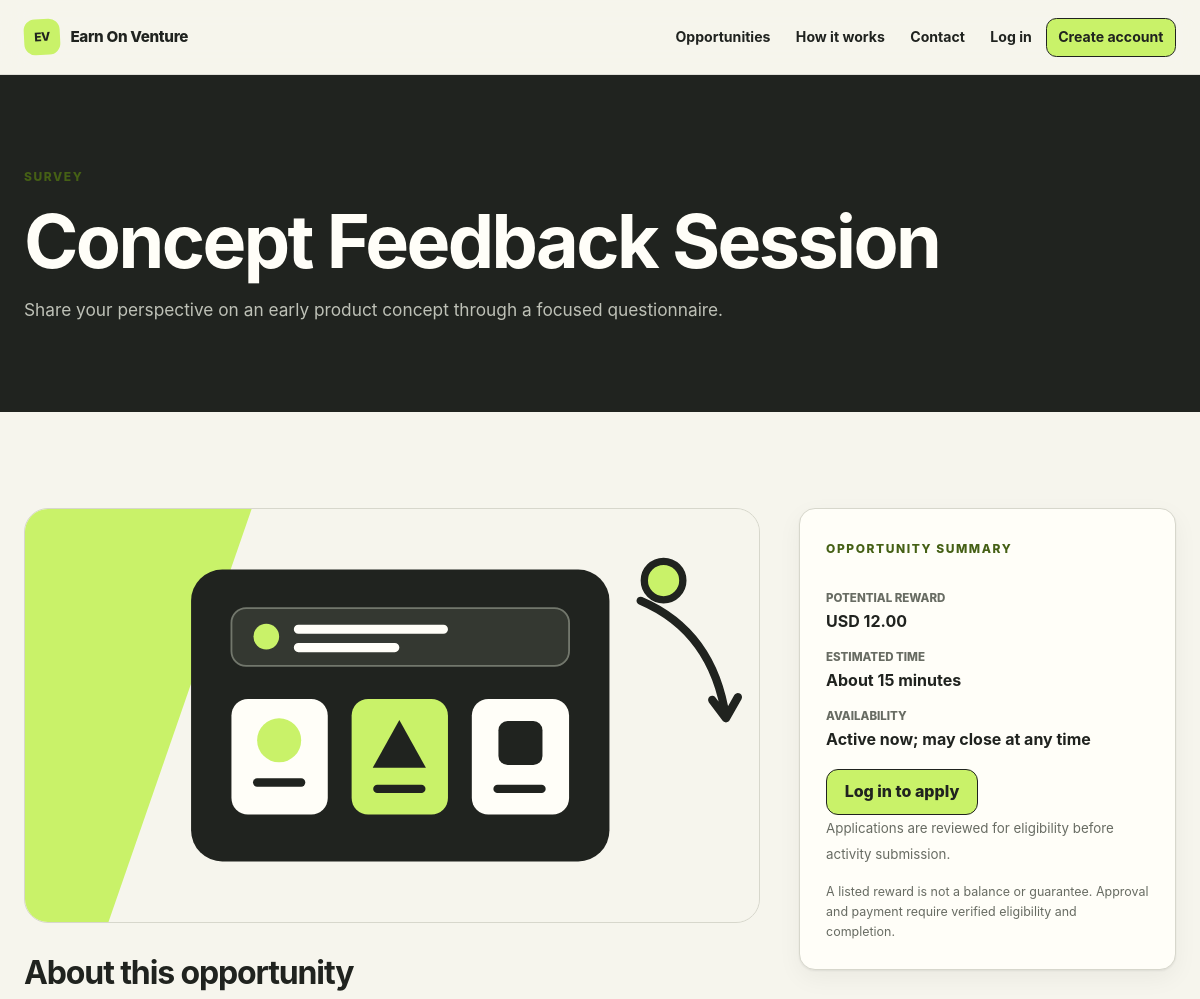
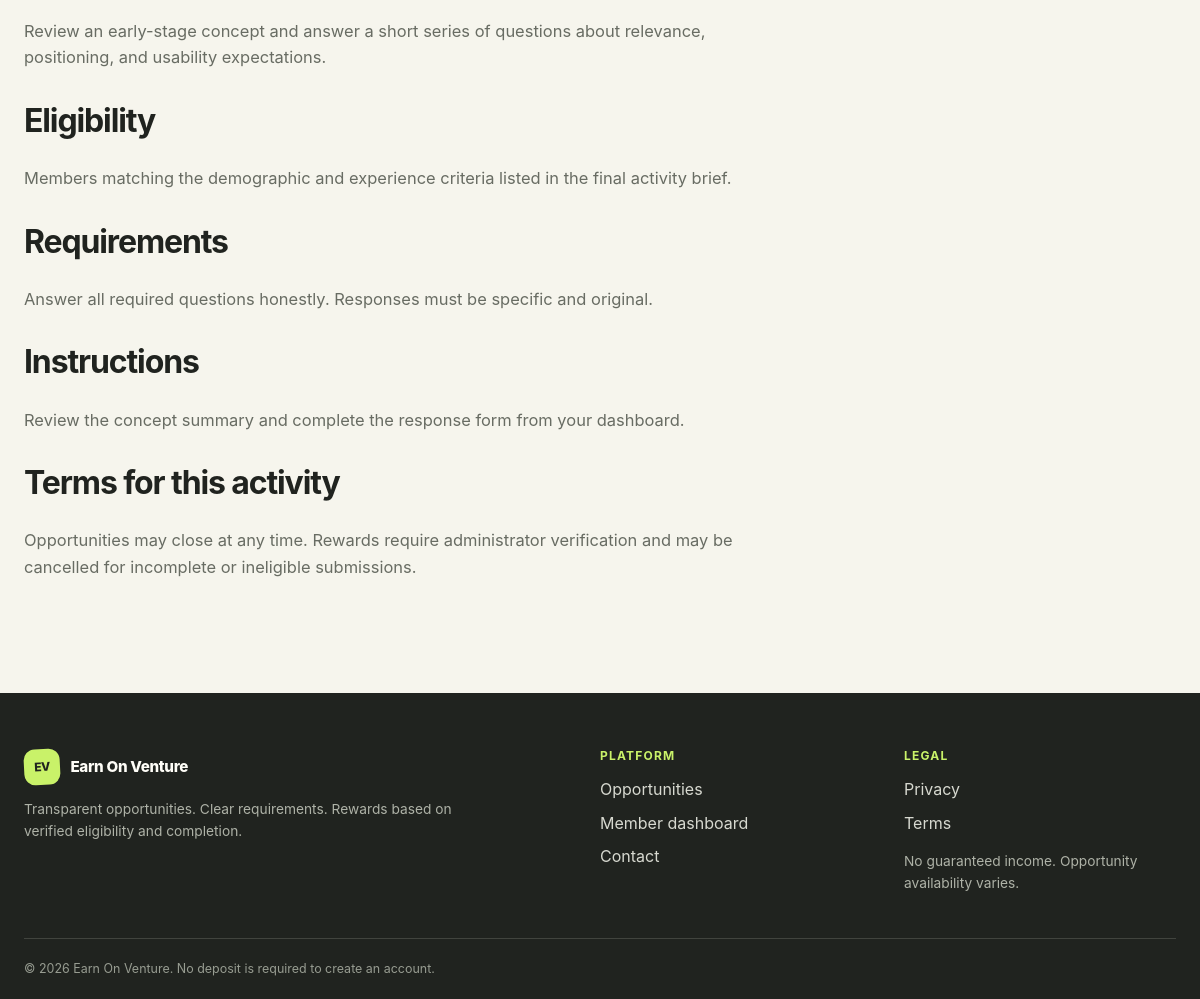
Screenshot of /opportunity.php?id=3 with the database file from the repository (2 pictures, top to bottom).
### tables this page shows
CREATE TABLE IF NOT EXISTS opportunities (
  id BIGINT UNSIGNED AUTO_INCREMENT PRIMARY KEY,
  title VARCHAR(180) NOT NULL,
  category VARCHAR(80) NOT NULL,
  short_description VARCHAR(300) NOT NULL,
  description TEXT NOT NULL,
  reward_amount DECIMAL(10,2) NOT NULL DEFAULT 0.00,
  currency CHAR(3) NOT NULL DEFAULT 'USD',
  eligibility TEXT NOT NULL,
  requirements TEXT NOT NULL,
  instructions TEXT NOT NULL,
  terms TEXT NOT NULL,
  estimated_minutes SMALLINT UNSIGNED NOT NULL,
  image_path VARCHAR(255) NULL,
  status ENUM('draft','active','inactive') NOT NULL DEFAULT 'draft',
  featured TINYINT(1) NOT NULL DEFAULT 0,
  created_by BIGINT UNSIGNED NULL,
  created_at TIMESTAMP NOT NULL DEFAULT CURRENT_TIMESTAMP,
  updated_at TIMESTAMP NOT NULL DEFAULT CURRENT_TIMESTAMP ON UPDATE CURRENT_TIMESTAMP,
  INDEX idx_opportunities_status_category (status, category),
  INDEX idx_opportunities_reward (reward_amount),
  CONSTRAINT fk_opportunity_creator FOREIGN KEY (created_by) REFERENCES users(id) ON DELETE SET NULL
);

### opportunity.php (the view, shortened to what this page needs)
<?php
require_once __DIR__ . '/functions.php';
$id = filter_input(INPUT_GET, 'id', FILTER_VALIDATE_INT);
    ?><section class="section"><div class="container narrow"><h1>Opportunity not found</h1><p>The requested opportunity is unavailable.</p><a class="btn" href="/opportunities.php">Browse opportunities</a></div></section><?php
$stmt = db()->prepare("SELECT * FROM opportunities WHERE id = ? AND status = 'active' LIMIT 1");
$stmt->execute([$id]);
$opportunity = $stmt->fetch();
    ?><?php
$user = current_user();
$application = null;
?>
<section class="page-hero"><div class="container"><p class="eyebrow"><?= e($opportunity['category']) ?></p><h1><?= e($opportunity['title']) ?></h1><p><?= e($opportunity['short_description']) ?></p></div></section>
<section class="section"><div class="container detail-grid">
  <article class="prose">
    <?php if ($opportunity['image_path']): ?><img class="detail-image" src="<?= e($opportunity['image_path']) ?>" alt="" loading="lazy"><?php endif; ?>
    <h2>About this opportunity</h2><p><?= nl2br(e($opportunity['description'])) ?></p>
    <h2>Eligibility</h2><p><?= nl2br(e($opportunity['eligibility'])) ?></p>
    <h2>Requirements</h2><p><?= nl2br(e($opportunity['requirements'])) ?></p>
    <h2>Instructions</h2><p><?= nl2br(e($opportunity['instructions'])) ?></p>
    <h2>Terms for this activity</h2><p><?= nl2br(e($opportunity['terms'])) ?></p>
  </article>
  <aside><div class="card sticky-card"><p class="eyebrow">Opportunity summary</p><dl><dt>Potential reward</dt><dd><?= e($opportunity['currency']) ?> <?= e(number_format((float) $opportunity['reward_amount'], 2)) ?></dd><dt>Estimated time</dt><dd>About <?= (int) $opportunity['estimated_minutes'] ?> minutes</dd><dt>Availability</dt><dd>Active now; may close at any time</dd></dl>
    <?php if ($application): ?><p>Your application: <?= status_badge($application['status']) ?></p><?php if ($application['status'] === 'approved'): ?><a class="btn" href="/submit-activity.php?application_id=<?= (int) $application['id'] ?>">Submit activity</a><?php else: ?><a class="btn btn-secondary" href="/dashboard.php">View dashboard</a><?php endif; ?>
    <?php elseif ($user): ?><form method="post"><?= csrf_field() ?><button class="btn" type="submit">Apply for this opportunity</button></form>
    <?php else: ?><a class="btn" href="/login.php">Log in to apply</a><p><small>Applications are reviewed for eligibility before activity submission.</small></p><?php endif; ?>
    <p class="fine-print">A listed reward is not a balance or guarantee. Approval and payment require verified eligibility and completion.</p>
  </div></aside>
</div></section>

### assets/css/style.css (style rules this page uses)
:root { --ink: #20231f; --ink-soft: #343831; --paper: #f6f5ed; --surface: #fffef8; --surface-muted: #ecebe2; --line: #d7d7cc; --lime: #c9f269; --lime-strong: #a9db3f; --lime-dark: #456015; --muted: #686c63; --danger: #b43c36; --danger-soft: #f9e2df; --warning: #a4640b; --warning-soft: #fff0ce; --success: #28754d; --success-soft: #dff3e7; --info: #2c617d; --info-soft: #deedf4; --shadow-sm: 0 1px 2px rgba(24, 27, 22, .07), 0 8px 24px rgba(24, 27, 22, .05); --shadow-lg: 0 24px 70px rgba(24, 27, 22, .13); --radius-sm: .65rem; --radius: 1rem; --radius-lg: 1.5rem; --container: 74rem; --ease: 180ms ease; }
*, *::before, *::after { box-sizing: border-box; }
html { scroll-behavior: smooth; }
body { margin: 0; color: var(--ink); background: var(--paper); font-family: Inter, ui-sans-serif, system-ui, -apple-system, BlinkMacSystemFont, "Segoe UI", sans-serif; font-size: 1rem; line-height: 1.6; text-rendering: optimizeLegibility; -webkit-font-smoothing: antialiased; }
img, svg { display: block; max-width: 100%; }
a { color: inherit; text-decoration-color: var(--lime-dark); text-underline-offset: .2em; }
h1, h2, h3, h4, p { margin-top: 0; }
h1, h2, h3, h4 { line-height: 1.12; letter-spacing: -.035em; }
h1 { font-size: clamp(2.3rem, 8vw, 5.4rem); }
h2 { font-size: clamp(1.75rem, 5vw, 3.15rem); }
p { color: var(--muted); }
.container { width: min(calc(100% - 2rem), var(--container)); margin-inline: auto; }
.section { padding-block: clamp(3.5rem, 8vw, 7rem); }
.section-kicker, .eyebrow { display: inline-flex; align-items: center; gap: .5rem; margin-bottom: .9rem; color: var(--lime-dark); font-size: .75rem; font-weight: 800; letter-spacing: .13em; text-transform: uppercase; }
.fine-print { color: var(--muted); font-size: .78rem; }
.prose { font-size: 1.03rem; }
.prose > * { max-width: 46rem; }
.prose h2 { margin-top: 2rem; font-size: clamp(1.45rem, 4vw, 2rem); }
.page-hero { padding-block: clamp(3rem, 8vw, 5.5rem); color: var(--surface); background: var(--ink); }
.page-hero h1 { margin-bottom: .8rem; font-size: clamp(2.35rem, 8vw, 4.6rem); }
.page-hero p:not(.eyebrow) { max-width: 44rem; margin-bottom: 0; color: #bec1b7; font-size: 1.08rem; }
.btn, button.btn, input[type="submit"] { min-height: 2.9rem; display: inline-flex; align-items: center; justify-content: center; gap: .5rem; padding: .72rem 1.1rem; border: 1px solid var(--ink); border-radius: .75rem; color: var(--ink); background: var(--lime); box-shadow: none; font-weight: 800; line-height: 1.2; text-decoration: none; transition: transform var(--ease), background var(--ease), box-shadow var(--ease); }
.card, .opportunity-card, .stat-card, .dashboard-card, .content-card { position: relative; padding: clamp(1.15rem, 3vw, 1.65rem); border: 1px solid var(--line); border-radius: var(--radius); background: var(--surface); box-shadow: var(--shadow-sm); }
.card, .opportunity-card { transition: transform var(--ease), border-color var(--ease), box-shadow var(--ease); }
.card > :last-child, .content-card > :last-child, .dashboard-card > :last-child { margin-bottom: 0; }
.detail-grid { display: grid; gap: 1.25rem; }
.detail-image { width: 100%; margin-bottom: 2rem; border: 1px solid var(--line); border-radius: var(--radius-lg); background: var(--surface-muted); }
.sticky-card dl { display: grid; gap: .85rem; }
.sticky-card dt { color: var(--muted); font-size: .72rem; font-weight: 800; text-transform: uppercase; }
.sticky-card dd { margin: -.75rem 0 0; font-weight: 750; }
@media (min-width: 42rem) { .container { width: min(calc(100% - 3rem), var(--container)); } }
@media (min-width: 42rem) { .detail-grid { grid-template-columns: minmax(0, 2fr) minmax(15rem, 1fr); } }
@media (min-width: 52rem) { .sticky-card { position: sticky; top: 6rem; } }

### rows the page displays
opportunities: category "SURVEY", title "Concept Feedback Session", short_description "Share your perspective on an early product concept through a focused questionnaire.", image_path (picture), description "Review an early-stage concept and answer a short series of questions about relevance, positioning, and usability expectations.", eligibility "Members matching the demographic and experience criteria listed in the final activity brief.", requirements "Answer all required questions honestly. Responses must be specific and original.", instructions "Review the concept summary and complete the response form from your dashboard.", terms "Opportunities may close at any time. Rewards require administrator verification and may be cancelled for incomplete or ineligible submissions.", currency "USD", reward_amount "12.00", estimated_minutes "15"
